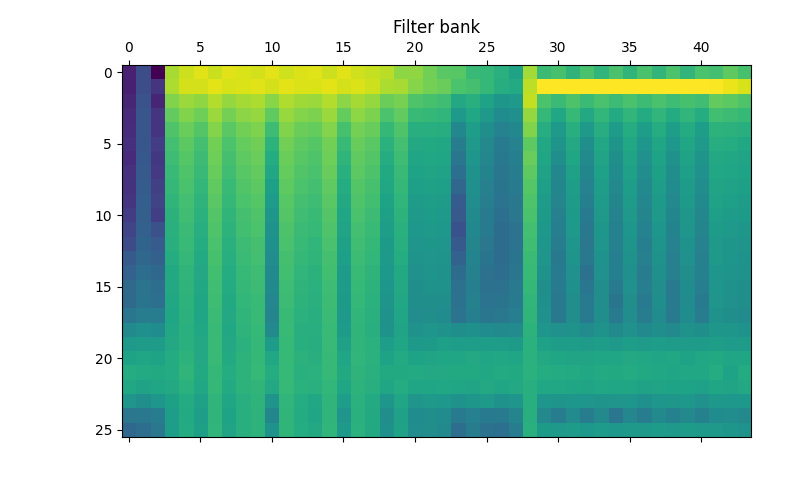

Write the Python code that produced this figure.
import numpy as np
import matplotlib.pyplot as plt 
from scipy.io import wavfile 
from python_speech_features import mfcc, logfbank

sampling_freq, signal = wavfile.read('speech.wav')

signal = signal[:10000]

features_mfcc = mfcc(signal, sampling_freq)  # Mel Frequency Cepstral Coefficients (MFCCs)

print('\nMFCC:\nNumber of windows =', features_mfcc.shape[0])
print('Length of each feature =', features_mfcc.shape[1])

features_mfcc = features_mfcc.T
plt.matshow(features_mfcc)
plt.title('MFCC')

features_fb = logfbank(signal, sampling_freq)

print('\nFilter bank:\nNumber of windows =', features_fb.shape[0])
print('Length of each feature =', features_fb.shape[1])

features_fb = features_fb.T
plt.matshow(features_fb)
plt.title('Filter bank')
plt.show()
